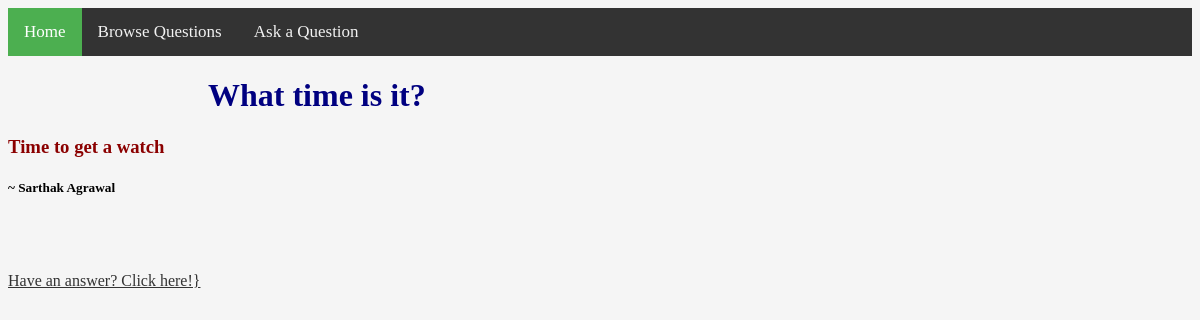
Page /q/1/ on the committed database.
### questions/models.py (models this page shows)
class Question(models.Model):
    id = models.AutoField(primary_key=True)
    question = models.CharField(max_length=question_max)

class Answer(models.Model):
    id = models.AutoField(primary_key=True)
    first_name = models.CharField(max_length=20)
    last_name = models.CharField(max_length=20)
    answer = models.CharField(max_length=answer_max)
    question = models.ForeignKey(Question, on_delete=models.CASCADE)

### questions/views.py (the view)
# urls.py: path('q/<id>/', views.question_detail, name='question_detail'),
def question_detail(request, id):
    question = get_object_or_404(Question, id=id)
    answers = Answer.objects.all().filter(question=question)
    return render(request, 'question_detail.html', {'question': question, 'answers': answers})

### questions/templates/question_detail.html
{% extends "base.html" %}
{% block content %}
<h1>{{ question.question }}</h1>
{%if answers %}
    {% for answer in answers %}
        <h3>{{ answer.answer }}</h3>
        <h5>            ~ {{ answer.first_name }} {{ answer.last_name }}</h5>
        <br>
    {% endfor %}
{% else %}
    <h2>There are no answers right now!</h2>
{% endif %}
<br>
<br>
 <a href="{% url 'new_answer' question.id %}">Have an answer? Click here!}</a>
{% endblock %}

### questions/static/css/style.css (style rules this page uses)
body { background-color: whitesmoke; }
h1 { color: navy; margin-left: 200px; }
h3 { color: darkred; text-align: -moz-center; }
a { color: #333333; text-align: -moz-center; }

### rows in the picture
Question: question "What time is it?"
Answer: answer "Time to get a watch", first_name "Sarthak", last_name "Agrawal"
